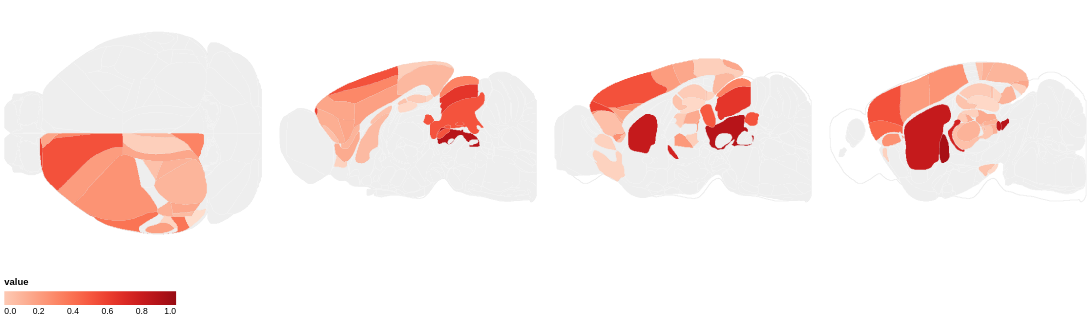

Source (notebook cell):
### Code cell
# chart.set_size_inches(12,12)
chart
